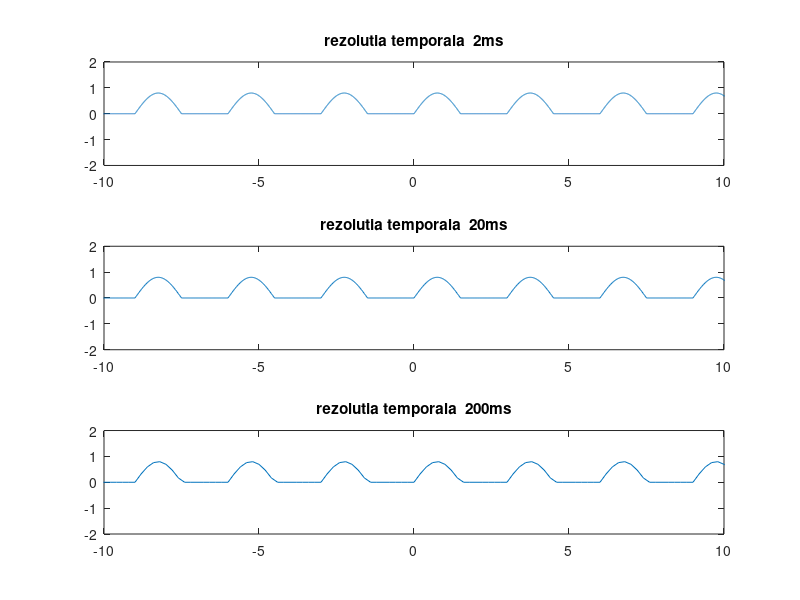

Write the MATLAB code that produced this figure.
%rezolutia temporala 2ms
t=-100:0.002:100;

x = 0.4*sin(2/3*pi*t)+ abs(0.4*sin(2/3*pi*t));
subplot(3, 1, 1)
plot(t,x), title('rezolutia temporala  2ms')
axis([-10 10 -2 2])


%rezolutia temporala 20ms
t=-100:0.02:100;

x = 0.4*sin(2/3*pi*t)+ abs(0.4*sin(2/3*pi*t));
subplot(3, 1, 2)
plot(t,x), title('rezolutia temporala  20ms')
axis([-10 10 -2 2])


%rezolutia temporala 200ms
t=-100:0.2:100;

x = 0.4*sin(2/3*pi*t)+ abs(0.4*sin(2/3*pi*t));
subplot(3, 1, 3)
plot(t,x), title('rezolutia temporala  200ms')
axis([-10 10 -2 2])